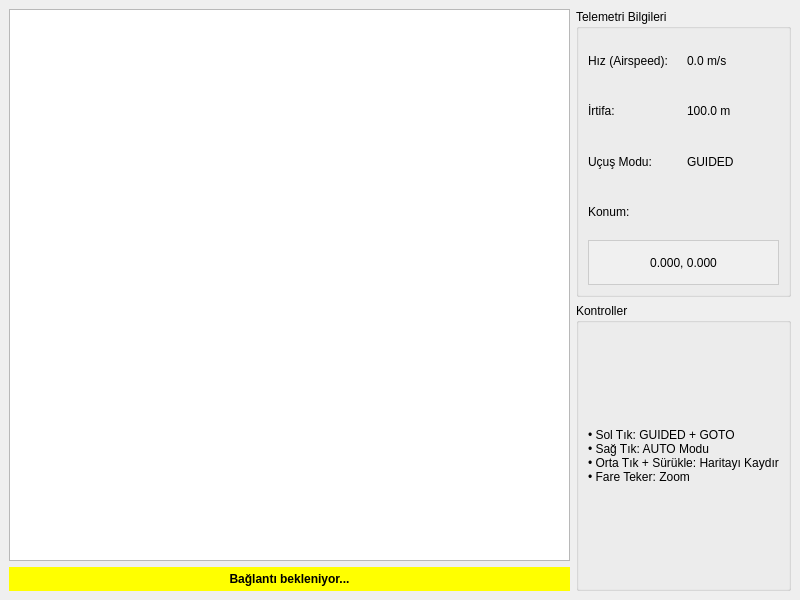
<?xml version="1.0" encoding="UTF-8"?>
<ui version="4.0">
 <class>MainWindow</class>
 <widget class="QMainWindow" name="MainWindow">
  <property name="geometry">
   <rect>
    <x>0</x>
    <y>0</y>
    <width>800</width>
    <height>600</height>
   </rect>
  </property>
  <property name="windowTitle">
   <string>Drone Yer Kontrol İstasyonu</string>
  </property>
  <widget class="QWidget" name="centralwidget">
   <layout class="QHBoxLayout" name="horizontalLayout">
    <item>
     <layout class="QVBoxLayout" name="verticalLayout">
      <item>
       <widget class="MapView" name="map_view">
        <property name="minimumSize">
         <size>
          <width>500</width>
          <height>500</height>
         </size>
        </property>
       </widget>
      </item>
      <item>
       <widget class="QLabel" name="label_status">
        <property name="text">
         <string>Bağlantı bekleniyor...</string>
        </property>
        <property name="alignment">
         <set>Qt::AlignCenter</set>
        </property>
        <property name="styleSheet">
         <string notr="true">background-color: yellow; font-weight: bold; padding: 5px;</string>
        </property>
       </widget>
      </item>
     </layout>
    </item>
    <item>
     <layout class="QVBoxLayout" name="verticalLayout_2">
      <item>
       <widget class="QGroupBox" name="groupBox">
        <property name="title">
         <string>Telemetri Bilgileri</string>
        </property>
        <layout class="QGridLayout" name="gridLayout">
         <item row="0" column="0">
          <widget class="QLabel" name="label_speed_title">
           <property name="text">
            <string>Hız (Airspeed):</string>
           </property>
          </widget>
         </item>
         <item row="0" column="1">
          <widget class="QLabel" name="label_airspeed">
           <property name="text">
            <string>0.0 m/s</string>
           </property>
          </widget>
         </item>
         <item row="1" column="0">
          <widget class="QLabel" name="label_alt_title">
           <property name="text">
            <string>İrtifa:</string>
           </property>
          </widget>
         </item>
         <item row="1" column="1">
          <widget class="QLabel" name="label_alt">
           <property name="text">
            <string>100.0 m</string>
           </property>
          </widget>
         </item>
         <item row="2" column="0">
          <widget class="QLabel" name="label_mode_title">
           <property name="text">
            <string>Uçuş Modu:</string>
           </property>
          </widget>
         </item>
         <item row="2" column="1">
          <widget class="QLabel" name="label_mode">
           <property name="text">
            <string>GUIDED</string>
           </property>
          </widget>
         </item>
         <item row="3" column="0" colspan="2">
          <widget class="QLabel" name="label_position_title">
           <property name="text">
            <string>Konum:</string>
           </property>
          </widget>
         </item>
         <item row="4" column="0" colspan="2">
          <widget class="QLabel" name="label_position">
           <property name="text">
            <string>0.000, 0.000</string>
           </property>
           <property name="alignment">
            <set>Qt::AlignCenter</set>
           </property>
           <property name="styleSheet">
            <string notr="true">background-color: #f0f0f0; padding: 5px; border: 1px solid #ccc;</string>
           </property>
          </widget>
         </item>
        </layout>
       </widget>
      </item>
      <item>
       <widget class="QGroupBox" name="groupBox_2">
        <property name="title">
         <string>Kontroller</string>
        </property>
        <layout class="QVBoxLayout" name="verticalLayout_3">
         <item>
          <widget class="QLabel" name="label_controls">
           <property name="text">
            <string>• Sol Tık: GUIDED + GOTO
• Sağ Tık: AUTO Modu
• Orta Tık + Sürükle: Haritayı Kaydır
• Fare Teker: Zoom</string>
           </property>
          </widget>
         </item>
        </layout>
       </widget>
      </item>
     </layout>
    </item>
   </layout>
  </widget>
 </widget>
 <customwidgets>
  <customwidget>
   <class>MapView</class>
   <extends>QGraphicsView</extends>
   <header>main_app</header>
  </customwidget>
 </customwidgets>
 <resources/>
 <connections/>
</ui>
